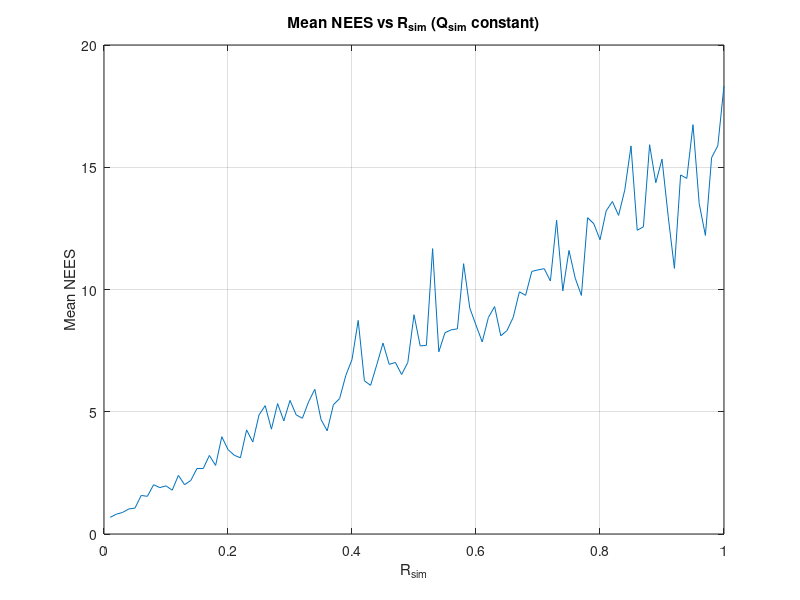
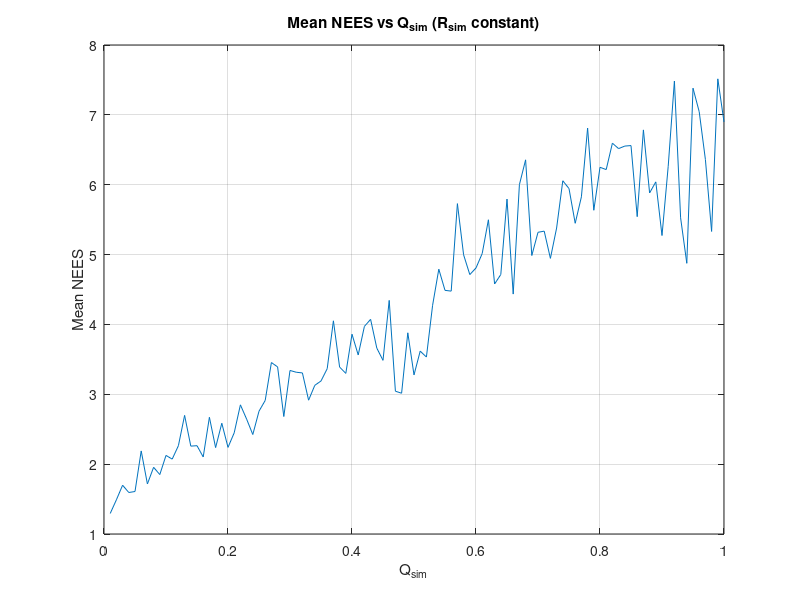
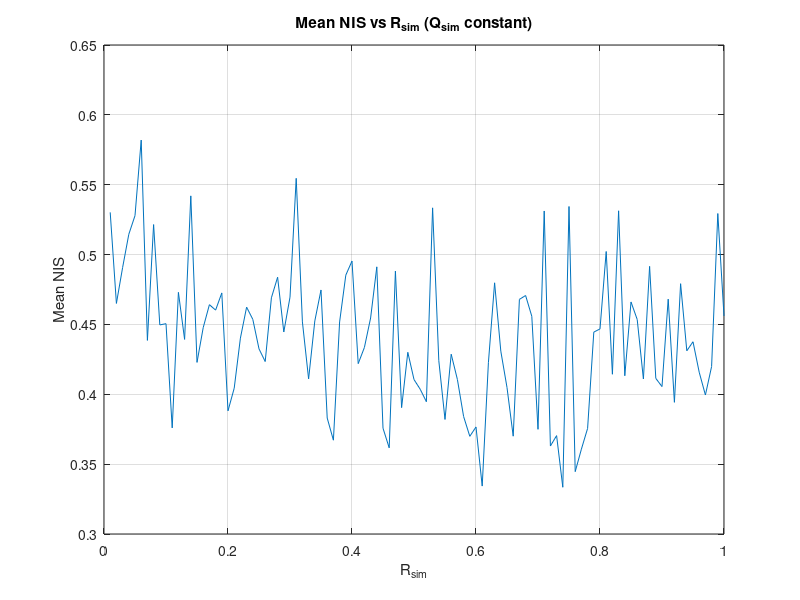
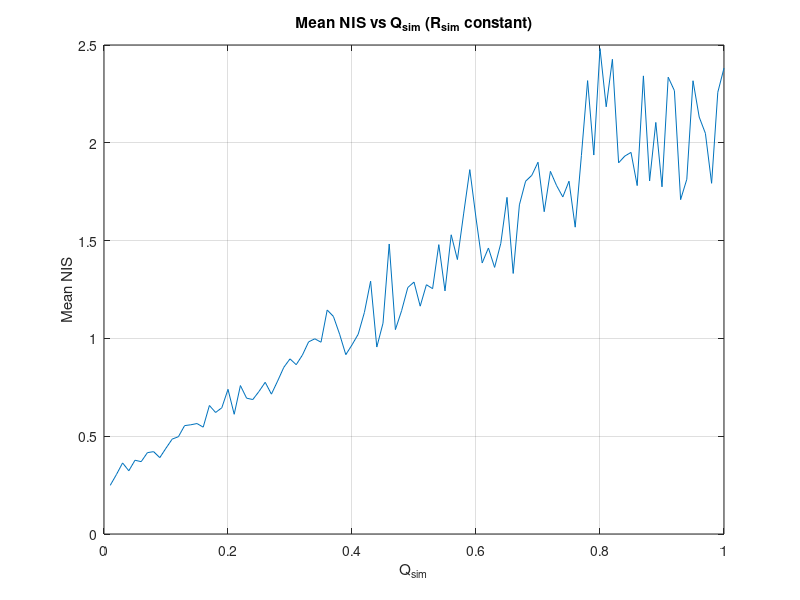

Write the MATLAB code that produced these figures, in order.
% Define system matrices
A = eye(2);  
H = eye(2); 

% Initial state estimate and covariance
x_hat_0 = [0; 0]; % Initial state estimate
P_0 = eye(2); % Initial state covariance

% Process noise covariance (Q) for Kalman filter (constant)
Q = 0.1 * eye(2); % Process noise covariance
R = 0.1 * eye(2); % Measurement noise covariance

% Time vector 
T = 0:0.1:10; 

% Range for Q_sim and R_sim
Q_sim_range = 0.01:0.01:1;
R_sim_range = 0.01:0.01:1;

% Initialize arrays for storing MEAN NEES and NIS values
mean_NEES_Q_const = zeros(1, length(R_sim_range));
mean_NEES_R_const = zeros(1, length(Q_sim_range));
mean_NIS_Q_const = zeros(1, length(R_sim_range));
mean_NIS_R_const = zeros(1, length(Q_sim_range));

% Constant values for Q_sim and R_sim
Q_sim_constant = 0.1; % Constant value for Q_sim
R_sim_constant = 0.1; % Constant value for R_sim

% Loop over R_sim values with Q_sim constant
for r_idx = 1:length(R_sim_range)
    R_sim_value = R_sim_range(r_idx);
    Q_sim = Q_sim_constant * eye(2);
    R_sim = R_sim_value * eye(2);

    % Initialize arrays for true state and measurements
    x_true = zeros(2, length(T)); % True state
    z = zeros(2, length(T)); % Measurements

    for i = 1:length(T)
        % Simulate true state dynamics 
        if i == 1
            x_true(:, i) = x_hat_0 + sqrtm(Q_sim) * randn(2, 1);
        else
            x_true(:, i) = A * x_true(:, i-1) + sqrtm(Q_sim) * randn(2, 1);
        end
        % Simulate measurements (true state + noise)
        z(:, i) = H * x_true(:, i) + sqrtm(R_sim) * randn(2, 1);
    end

    % Run the Kalman Filter
    x_hat = zeros(2, length(T)); % Estimated states
    P = zeros(2, 2, length(T)); % State covariances
    NEES_values = zeros(1, length(T)); % NEES values
    NIS_values = zeros(1, length(T)); % NIS values

    % Initialize Kalman filter with initial state estimate and covariance
    x_hat(:, 1) = x_hat_0;
    P(:, :, 1) = P_0;

    % Loop over time steps
    for i = 2:length(T)
        % Prediction step
        x_hat(:, i) = A * x_hat(:, i-1); % Predicted state
        P(:, :, i) = A * P(:, :, i-1) * A' + Q; % Predicted covariance

        % Update step
        K = P(:, :, i) * H' / (H * P(:, :, i) * H' + R); % Kalman gain
        x_hat(:, i) = x_hat(:, i) + K * (z(:, i) - H * x_hat(:, i)); % Updated state estimate
        P(:, :, i) = (eye(2) - K * H) * P(:, :, i); % Updated covariance

        % Calculate NEES
        e = x_hat(:, i) - x_true(:, i); % Estimation error
        NEES_values(i) = e' * (P(:, :, i) \ e); % NEES

        % Calculate NIS
        v = z(:, i) - H * x_hat(:, i); % Innovation
        S = H * P(:, :, i) * H' + R_sim; % Innovation covariance
        NIS_values(i) = v' / S * v; % NIS
    end

    % Store mean NEES and NIS values
    mean_NEES_Q_const(r_idx) = mean(NEES_values);
    mean_NIS_Q_const(r_idx) = mean(NIS_values);
end

% Loop over Q_sim values with R_sim constant
for q_idx = 1:length(Q_sim_range)
    Q_sim_value = Q_sim_range(q_idx);
    Q_sim = Q_sim_value * eye(2);
    R_sim = R_sim_constant * eye(2);

    % Initialize arrays for true state and measurements
    x_true = zeros(2, length(T)); % True state
    z = zeros(2, length(T)); % Measurements

    for i = 1:length(T)
        % Simulate true state dynamics 
        if i == 1
            x_true(:, i) = x_hat_0 + sqrtm(Q_sim) * randn(2, 1);
        else
            x_true(:, i) = A * x_true(:, i-1) + sqrtm(Q_sim) * randn(2, 1);
        end
        % Simulate measurements (true state + noise)
        z(:, i) = H * x_true(:, i) + sqrtm(R_sim) * randn(2, 1);
    end

    % Run the Kalman Filter
    x_hat = zeros(2, length(T)); % Estimated states
    P = zeros(2, 2, length(T)); % State covariances
    NEES_values = zeros(1, length(T)); % NEES values
    NIS_values = zeros(1, length(T)); % NIS values

    % Initialize Kalman filter with initial state estimate and covariance
    x_hat(:, 1) = x_hat_0;
    P(:, :, 1) = P_0;

    % Loop over time steps
    for i = 2:length(T)
        % Prediction step
        x_hat(:, i) = A * x_hat(:, i-1); % Predicted state
        P(:, :, i) = A * P(:, :, i-1) * A' + Q; % Predicted covariance

        % Update step
        K = P(:, :, i) * H' / (H * P(:, :, i) * H' + R); % Kalman gain
        x_hat(:, i) = x_hat(:, i) + K * (z(:, i) - H * x_hat(:, i)); % Updated state estimate
        P(:, :, i) = (eye(2) - K * H) * P(:, :, i); % Updated covariance

        % Calculate NEES
        e = x_hat(:, i) - x_true(:, i); % Estimation error
        NEES_values(i) = e' * (P(:, :, i) \ e); % NEES

        % Calculate NIS
        v = z(:, i) - H * x_hat(:, i); % Innovation
        S = H * P(:, :, i) * H' + R_sim; % Innovation covariance
        NIS_values(i) = v' / S * v; % NIS
    end

    % Store mean NEES and NIS values
    mean_NEES_R_const(q_idx) = mean(NEES_values);
    mean_NIS_R_const(q_idx) = mean(NIS_values);
end

% Plot MEAN NEES vs R_sim with Q_sim constant
figure;
plot(R_sim_range, mean_NEES_Q_const);
xlabel('R_{sim}');
ylabel('Mean NEES');
title('Mean NEES vs R_{sim} (Q_{sim} constant)');
grid on;

% Plot MEAN NEES vs Q_sim with R_sim constant
figure;
plot(Q_sim_range, mean_NEES_R_const);
xlabel('Q_{sim}');
ylabel('Mean NEES');
title('Mean NEES vs Q_{sim} (R_{sim} constant)');
grid on;

% Plot MEAN NIS vs R_sim with Q_sim constant
figure;
plot(R_sim_range, mean_NIS_Q_const);
xlabel('R_{sim}');
ylabel('Mean NIS');
title('Mean NIS vs R_{sim} (Q_{sim} constant)');
grid on;

% Plot MEAN NIS vs Q_sim with R_sim constant
figure;
plot(Q_sim_range, mean_NIS_R_const);
xlabel('Q_{sim}');
ylabel('Mean NIS');
title('Mean NIS vs Q_{sim} (R_{sim} constant)');
grid on;

